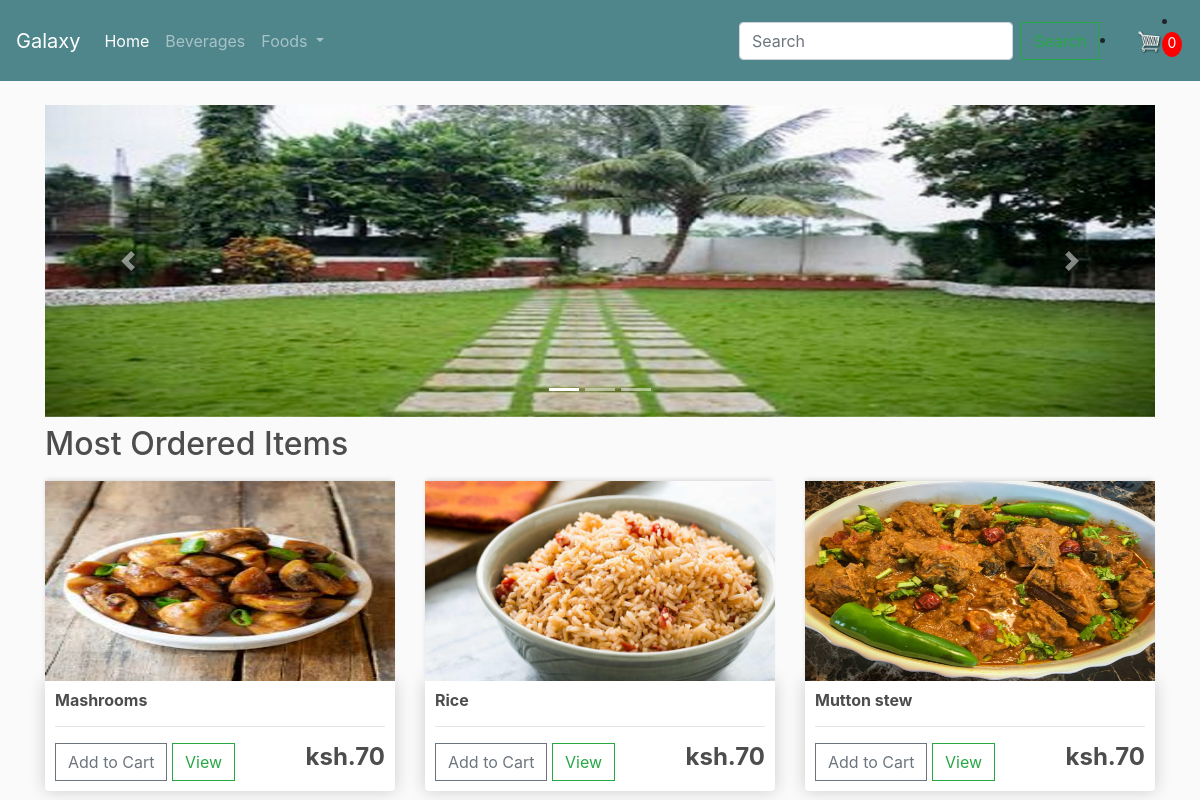
The app's page / (signed in) with its own data.
### products/models.py (models this page shows, shortened)
class Product(models.Model):
    name = models.CharField(max_length=255, null=True)
    price = models.IntegerField(null=False)
    stock = models.IntegerField()
    image = models.ImageField(null=True, blank=True)
    category = models.CharField(max_length=35, null=True)
    @property
    def imageUrl(self):
        try:
            url = self.image.url
        except:
            url = ''
        return url

### products/views.py (the view)
# urls.py: path('', views.index, name='galaxy hotel'),
def index(request):
    products = Product.objects.filter(price=70)
    if request.user.is_authenticated:
        customer = request.user.customer
        order, created = Order.objects.get_or_create(customer=customer, complete=False)
        items = order.orderitem_set.all()
        cartItems = order.get_cart_items
    else:
        items = []
        order = {'get_cart_total': 0, 'get_cart_items': 0}
    if request.user.is_authenticated:
        customer = request.user.customer
        order, created = Order.objects.get_or_create(customer=customer, complete=False)
        items = order.orderitem_set.all()
        cartItems = order.get_cart_items
    else:
        items = []
        order = {'get_cart_total': 0, 'get_cart_items': 0}
        cartItems = order['get_cat_items']
    return render(request, 'index.html',
                  {'products': products, 'order': order, 'items': items, 'cartItems': cartItems})

### products/models.py (called while the page is built)
    @property
    def get_cart_items(self):
        order_items = self.orderitem_set.all()
        total = sum(item.quantity for item in order_items)
        return total

### products/templates/index.html (shortened to what this page needs)
{% extends 'main.html' %}
{% load static %}
{% block content %}
<div id="carouselExampleIndicators" class="carousel slide" data-ride="carousel">
  <ol class="carousel-indicators">
    <li data-target="#carouselExampleIndicators" data-slide-to="0" class="active"></li>
    <li data-target="#carouselExampleIndicators" data-slide-to="1"></li>
    <li data-target="#carouselExampleIndicators" data-slide-to="2"></li>
  </ol>
  <div class="carousel-inner">
    <div class="carousel-item active">
      <img class="d-block w-100" src="{% static 'images/home1.jpg' %}" alt="First slide">
    </div>
  </div>
  <a class="carousel-control-prev" href="#carouselExampleIndicators" role="button" data-slide="prev">
    <span class="carousel-control-prev-icon" aria-hidden="true"></span>
  </a>
  <a class="carousel-control-next" href="#carouselExampleIndicators" role="button" data-slide="next">
    <span class="carousel-control-next-icon" aria-hidden="true"></span>
  </a>
</div>
<h2>Most Ordered Items</h2>
<div class="row">
		{% for product in products %}
		<div class="col-lg-4">
			<img class="thumbnail" src="{{product.imageUrl}}">
			<div class="box-element product">
				<h6><strong>{{product.name}}</strong></h6>
				<hr>
				<button data-product={{product.id}} data-action="add" class="btn
				btn-outline-secondary add-btn update-cart  ">Add to Cart</button>
				<a class="btn btn-outline-success" href="#">View</a>
				<h4 style="display: inline-block; float: right"><strong>ksh.{{product.price}}</strong></h4>
			</div>
		</div>
		{% endfor %}
	</div>
{% endblock content%}

### static/css/main.css (style rules this page uses)
body { background-color: hsl(0, 0%, 98%); }
h1,h2,h3,h4,h5,h6 { color:hsl(0, 0%, 30%); }
.box-element { box-shadow:hsl(0, 0%, 80%) 0 0 16px; background-color: #fff; border-radius: 4px; padding: 10px; }
.thumbnail { width: 100%; height: 200px; -webkit-box-shadow: -1px -3px 5px -2px rgba(214,214,214,1); -moz-box-shadow: -1px -3px 5px -2px rgba(214,214,214,1); box-shadow: -1px -3px 5px -2px rgba(214,214,214,1); }
.product { border-radius: 0 0 4px 4px; }
.col-lg-4, .col-lg-6, .col-lg-8, .col-lg-12 { margin-top: 10px; }
.btn { border-radius: 0; }

### records on screen
Product: imageUrl (picture), name "Mashrooms", price "70"
Product: imageUrl (picture), name "Rice", price "70"
Product: imageUrl (picture), name "Mutton stew", price "70"

### other values on screen
{{ cartItems }} "0"
